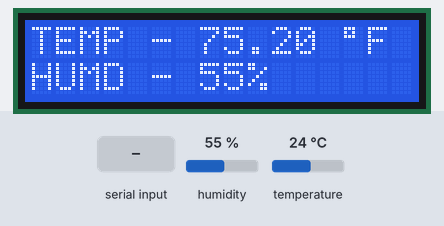
Bench run of a sketch on a simulated Arduino Uno, built with avr-gcc and run on an emulated ATmega328P. Parts: 16×2 character LCD. Wiring (inferred from the names in the program): DHT11 sensor: data pin 2. The inputs (shaded band) are chosen by the test bench; at power-on: humidity 55 %, temperature 24 °C. What the sketch prints to the serial monitor is not drawn.

Above: at 3.3 s.
3.4 s: humidity set to 22 %
At 6.9 s:
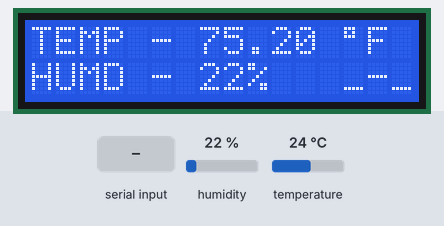
7.1 s: "O" received over Serial
At 10.0 s:
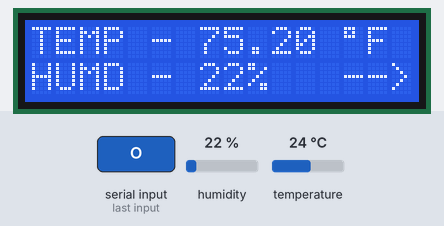
10.5 s: temperature set to 12 °C
At 13.8 s:
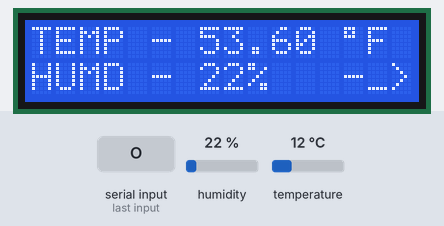
14.2 s: humidity set to 40 %
At 17.8 s:
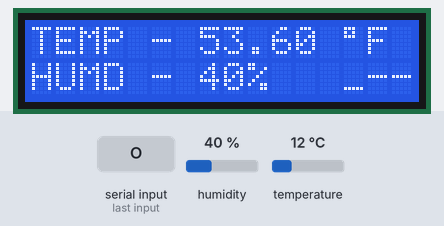
17.9 s: temperature set to 19 °C
At 22.1 s:
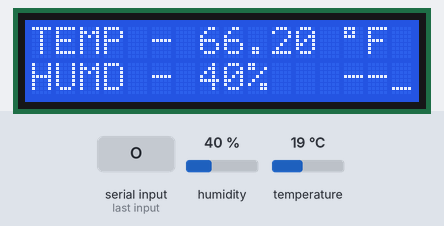
Timing chart, 0 to 22.6 s (numbered marks = the images above; inputs shaded):
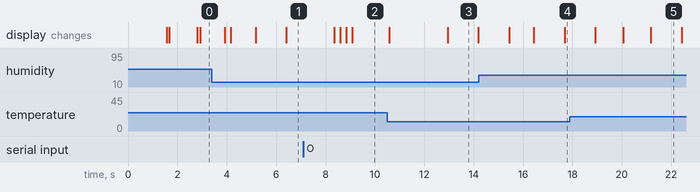

Measured:
- after the input at 7.1 s, the display: first changes after 1.2 s (image 2 shows a later state)
- what the display in image 3 shows lasts 1.3 s, from 12.9 s to 14.2 s

The sketch:

LCD_Portable_Sensor_w_Serial.ino
```cpp
#include <LiquidCrystal.h>
//                BS E D4  D5  D6  D7
LiquidCrystal lcd(7, 8, 9, 10, 11, 12);

int DHT_PIN = 2;
bool swtch;
bool scale;
bool err;
int actStart;
bool serialAtch;
int serialIN;

void setup() {
  // put your setup code here, to run once:
  err = false;
  swtch = true;
  scale = true;

  lcd.begin(16,2);
  lcd.setCursor(4,0);
  lcd.print("!-Code-!");
  lcd.setCursor(3,1);
  lcd.print("!-Loaded-!");
  delay(1500);
  clearLCD();
  Serial.begin(9600);

  lcd.setCursor(0,0);
  lcd.print("TEMP - ");
  lcd.setCursor(0,1);
  lcd.print("HUMD - ");

}

void dhtERROR(){
  err = true;

  clearLCD();
  lcd.setCursor(3,0);
  lcd.print("!-SENSOR-!");
  lcd.setCursor(3,1);
  lcd.print("!-ERROR-!");
}

void clearLCD()
{
  lcd.setCursor(0,0);
  lcd.print("                      ");
  lcd.setCursor(0,1);
  lcd.print("                      ");
  delay(100);
}

void dec2bin(int n)
{
  int c, k;

  for (c=15; c>=0; c--)
  {
    k=n >> c;

    if (k&1)
      Serial.print("1");
     else
      Serial.print("0");
  }
}

void dec2bin8(int n)
{
  int c, k;

  for (c=7;c >=0; c--)
  {
    k=n >> c;

    if (k&1)
      Serial.print("1");
    else
      Serial.print("0");
  }
}

void wait_for_dht11()
{
  delay(100);
}

void start_signal(uint8_t dht11_pin)
{
  pinMode(dht11_pin, OUTPUT);
  digitalWrite(dht11_pin, LOW);
  delay(18);
  digitalWrite(dht11_pin, HIGH);
  pinMode(dht11_pin, INPUT);
  digitalWrite(dht11_pin, HIGH);
}

double read_dht_temp (bool scale)
{
  uint16_t rawTemperature = 0;
  uint8_t checkSum = 0;
  uint16_t data = 0;

  uint8_t tempi;
  uint8_t tempd;
  double full_temp;
  double full_temp_f;

  unsigned long startTime;

  for ( int8_t i = -3 ; i < 80; i++ ) {
    byte live;
    startTime = micros();

    do {
      live = (unsigned long)(micros() - startTime);
      if ( live > 90 ) {
        Serial.println("ERROR_TIMEOUT");
        dhtERROR();
        return 0;
      }
    }
    while ( digitalRead(DHT_PIN) == (i & 1) ? HIGH : LOW );

    if ( i >= 0 && (i & 1) ) {
      data <<= 1;

      // TON of bit 0 is maximum 30 usecs and of bit 1 is at least 68 usecs.
      if ( live > 30 ) {
        data |= 1; // we got a one
      }
    }

    switch ( i ) {
      case 63:
        rawTemperature = data;
      case 79:
        checkSum = data;
        data = 0;
        break;
    }
  }

  tempi = rawTemperature >> 8;
  rawTemperature = rawTemperature << 8;
  tempd = rawTemperature >> 8;

  full_temp = tempd;
  full_temp = tempi + (full_temp/10);

  if(scale){
    full_temp_f = (full_temp * 1.8) + 32;
    return full_temp_f;
  } else {
    return full_temp;
  }
}

int read_dht_humid ()
{
  uint16_t rawHumidity = 0;
  uint16_t rawTemperature = 0;
  uint8_t checkSum = 0;
  uint16_t data = 0;

  uint8_t humi;
  uint8_t humd;
  int full_humid;

  unsigned long startTime;

  for ( int8_t i = -3 ; i < 80; i++ ) {
    byte live;
    startTime = micros();

    do {
      live = (unsigned long)(micros() - startTime);
      if ( live > 90 ) {
        Serial.println("ERROR_TIMEOUT");
        dhtERROR();
        return 0;
      }
    }
    while ( digitalRead(DHT_PIN) == (i & 1) ? HIGH : LOW );

    if ( i >= 0 && (i & 1) ) {
      data <<= 1;

      // TON of bit 0 is maximum 30 usecs and of bit 1 is at least 68 usecs.
      if ( live > 30 ) {
        data |= 1; // we got a one
      }
    }

    switch ( i ) {
      case 31:
        rawHumidity = data;
        break;
      case 79:
        checkSum = data;
        data = 0;
        break;
    }
  }

   humi = rawHumidity >> 8;
   rawHumidity = rawHumidity << 8;
   humd = rawHumidity >> 8;

   full_humid = humd;
   full_humid = humi + (full_humid/10);

   return(full_humid);
}

void printTemp(bool scale){
  if (!err){
    //set cursor for Temp
    lcd.setCursor(7,0);

    //ready DHT11
    wait_for_dht11();
    start_signal(DHT_PIN);

    //print temp
    lcd.print(read_dht_temp(scale));
    lcd.setCursor(12,0);
    if(scale){
      lcd.print("  F");
    } else {
      lcd.print("  C");
    }
    lcd.setCursor(13,0);
    lcd.print((char)223);
  }

}

void printHumid(){
  if (!err){

    //ready DHT11
    wait_for_dht11();
    start_signal(DHT_PIN);

    //read humidity
    int hm = 0;
    hm = read_dht_humid();
    if (hm < 10) {
      lcd.setCursor(7,1);
      lcd.print("0");
      lcd.setCursor(8,1);
    } else {
    //set cursor for Humidity >=10
    lcd.setCursor(7,1);
    }
    lcd.print(hm);
    lcd.setCursor(9,1);
    lcd.print("%");
  }

}

void serialPrint(){
  if (!err){
    //get humidity
    wait_for_dht11();
    start_signal(DHT_PIN);
    int hum = read_dht_humid();

    //get temp farenheight
    wait_for_dht11();
    start_signal(DHT_PIN);
    double Tf = read_dht_temp(true);

    //get temp celsius
    wait_for_dht11();
    start_signal(DHT_PIN);
    double Tc = read_dht_temp(false);

    //print to serial
    Serial.print(hum);
    Serial.print(",");
    Serial.print(Tf);
    Serial.print(",");
    Serial.println(Tc);
  }
}

void printBaseActivity(int ctr) {

 delay(1000);
  int cursorLoc = 12 + ctr;
  lcd.setCursor(cursorLoc,1);
  if(swtch){
    lcd.print("_");
    swtch = false;
  } else {
    lcd.print("-");
    swtch = true;
  }

}

void printSerialActivity(int ctr) {

  switch (ctr) {
    case 0:
      lcd.setCursor(13,1);
      lcd.print("   ");

      break;
    case 1:
      lcd.setCursor(13,1);
      lcd.print("-  ");

      break;
    case 2:
      lcd.setCursor(13,1);
      lcd.print("-- ");

      break;
    case 3:
      lcd.setCursor(13,1);
      lcd.print("-->");
      serialPrint();

      break;
  }

}

void loop() {

  if (err){
    //ensure error holds screen
    dhtERROR();
    delay(10000);
  } else {
    // Activity monitor
    if(Serial.readString() == ""){
      actStart = 1;
      serialAtch = false;
      //Serial.end();
      //Serial.begin(9600);
    } else {
      actStart = 0;
      serialAtch = true;
    }
    for (int ctr = actStart; ctr <= 3; ctr++){
        //print temperature
        printTemp(scale);

        //print humidity
        printHumid();


        //Activity ID (lower right)
        if(!serialAtch){
          printBaseActivity(ctr);
        } else {
          printSerialActivity(ctr);
        }

    } // end activity monitor

    //print to serial

  } // end error check

}// end main loop
```
